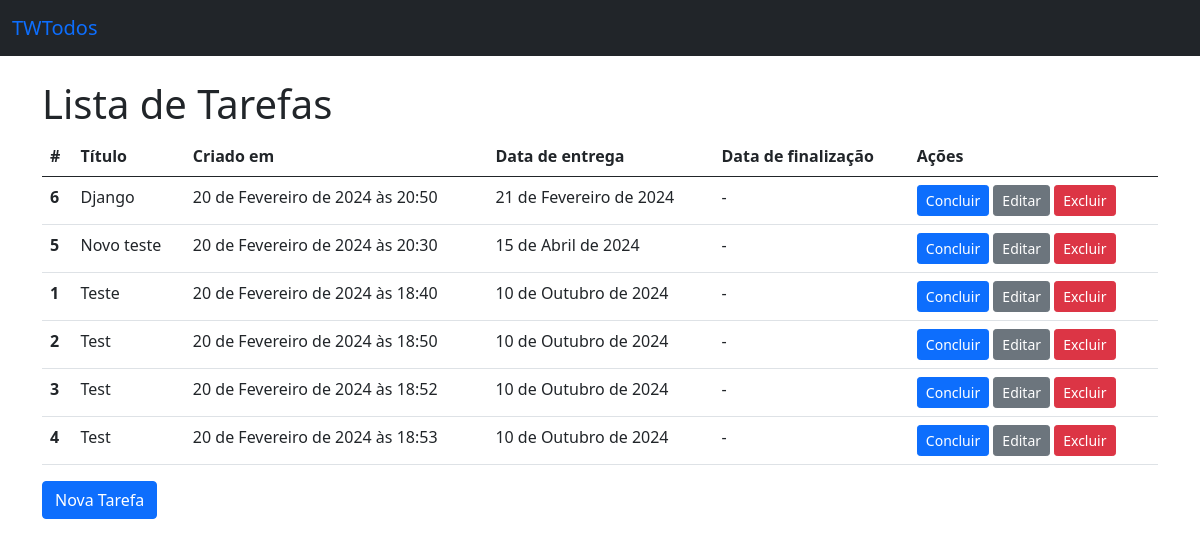
The app's page /, older data.
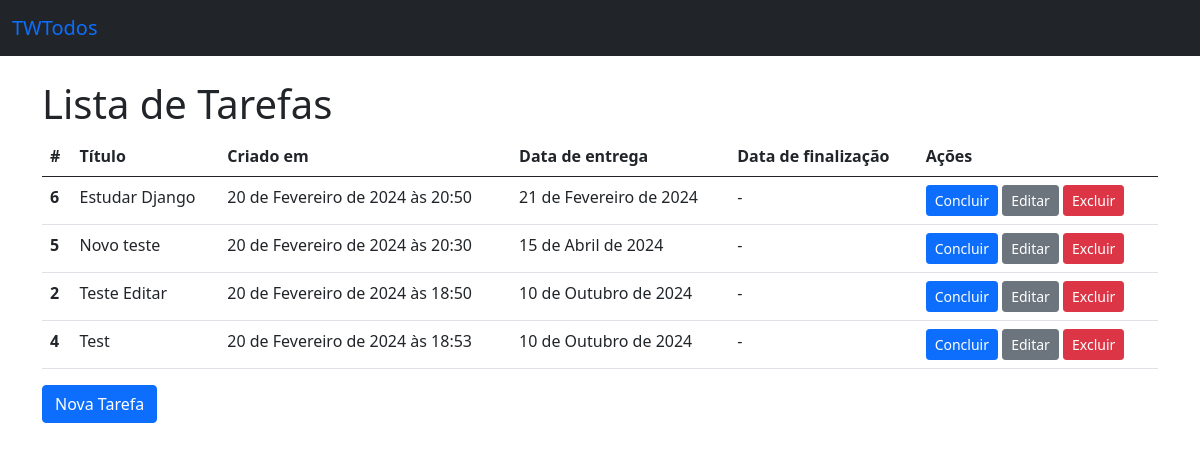
The same page, newer data.
### todos/models.py (models this page shows, shortened)
class Todo(models.Model):
    title = models.CharField(verbose_name="Título", max_length=100, null=False, blank=False)
    created_at = models.DateTimeField(auto_now_add=True, null=False, blank=False)
    deadline = models.DateField(verbose_name="Data de entrega", null=False, blank=False)
    finished_at = models.DateField(null=True)
    class Meta:
        ordering = ["deadline"]

### todos/views.py (the view)
# urls.py: path("", TodoListView.as_view(), name="todo_list"),
class TodoListView (ListView):
    model = Todo

### todos/templates/todos/todo_list.html (shortened to what this page needs)
{% extends "base.html" %}
{% block content %}
  <h1>Lista de Tarefas</h1>
  {% if todo_list %}
    <table class="table">
      <thead>
        <tr>
          <th scope="col">#</th>
          <th scope="col">Título</th>
          <th scope="col">Criado em</th>
          <th scope="col">Data de entrega</th>
          <th scope="col">Data de finalização</th>
          <th scope="col">Ações</th>
        </tr>
      </thead>
        <tbody>
          {% for todo in todo_list  %}
          <tr>
            <th scope="row">{{ todo.pk }}</th>
              <td>{{ todo.title }}</td>
              <td>{{ todo.created_at }}</td>
              <td>{{ todo.deadline }}</td>
              <td>{{ todo.finished_at|default:"-" }}</td>
              <td>
                <a
                  href="{% url  'todo_complete' pk=todo.pk %}"
                  class="btn btn-primary btn-sm {% if todo.finished_at %} disabled{% endif %} "
                >
                  Concluir
                </a>
                <a
                  href="{% url  'todo_update' pk=todo.pk %}"
                  class="btn btn-secondary btn-sm {% if todo.finished_at %} disabled{% endif %}"
                >
                  Editar
                </a>
                <a href="{% url  'todo_delete' pk=todo.pk %}" class="btn btn-danger btn-sm" >Excluir</a>
              </td>
            </tr>
          {% endfor %}
        </tbody>
    </table>
  {% else %}
    <p>Não há tarefas cadastradas</p>
  {% endif %}
  <a href="{% url 'todo_create' %}" class="btn btn-primary">Nova Tarefa</a>
{% endblock content %}

Row changes from the older to the newer data that the page shows:
removed Todo: pk "1", title "Teste", created_at "20 de Fevereiro de 2024 às 18:40", deadline "10 de Outubro de 2024", finished_at "-"
removed Todo: pk "3", title "Test", created_at "20 de Fevereiro de 2024 às 18:52", deadline "10 de Outubro de 2024", finished_at "-"
changed Todo id 6: title "Django" → "Estudar Django"
changed Todo id 2: title "Test" → "Teste Editar"
